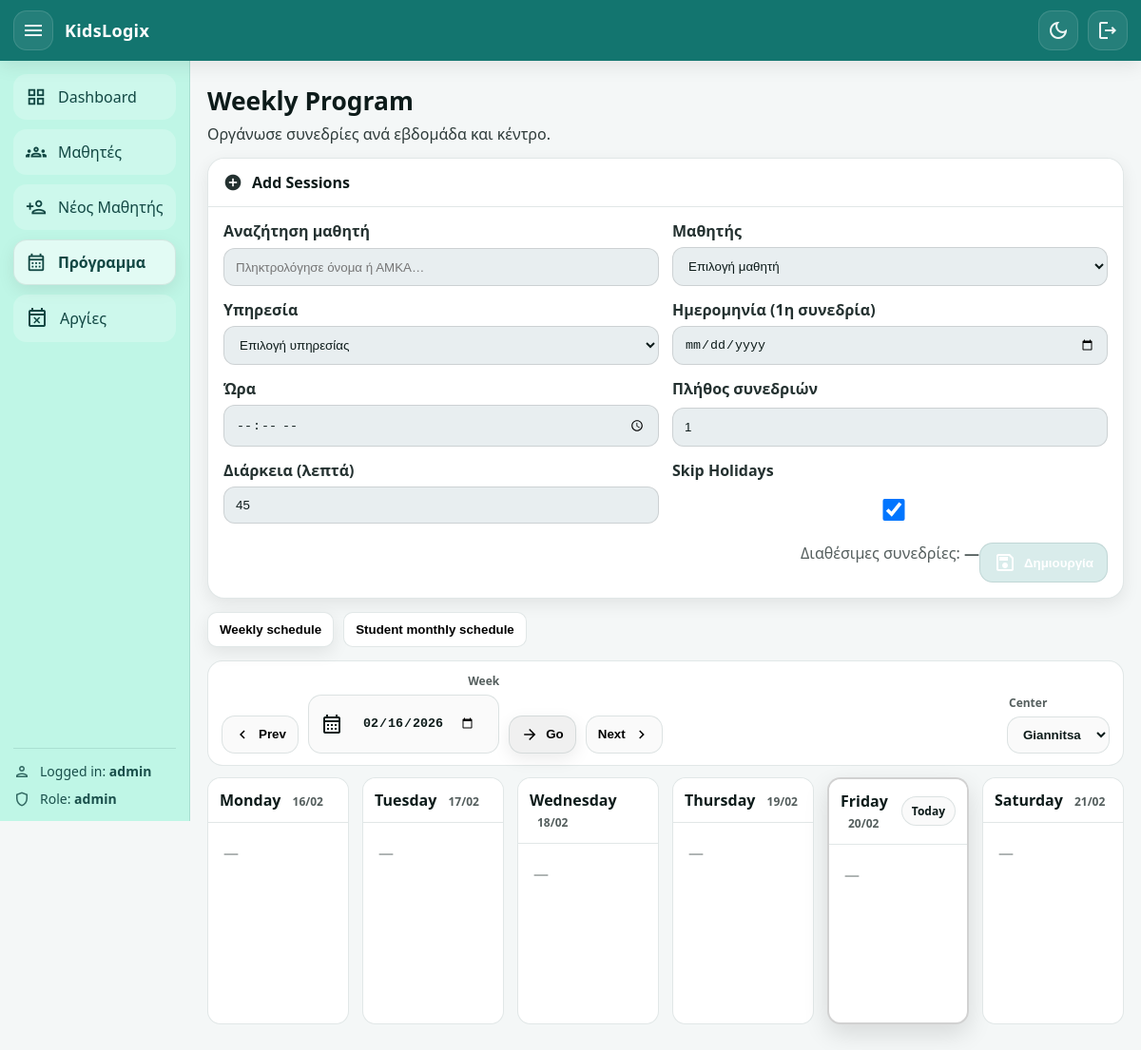
Before: /schedule (signed in) with the older database file.
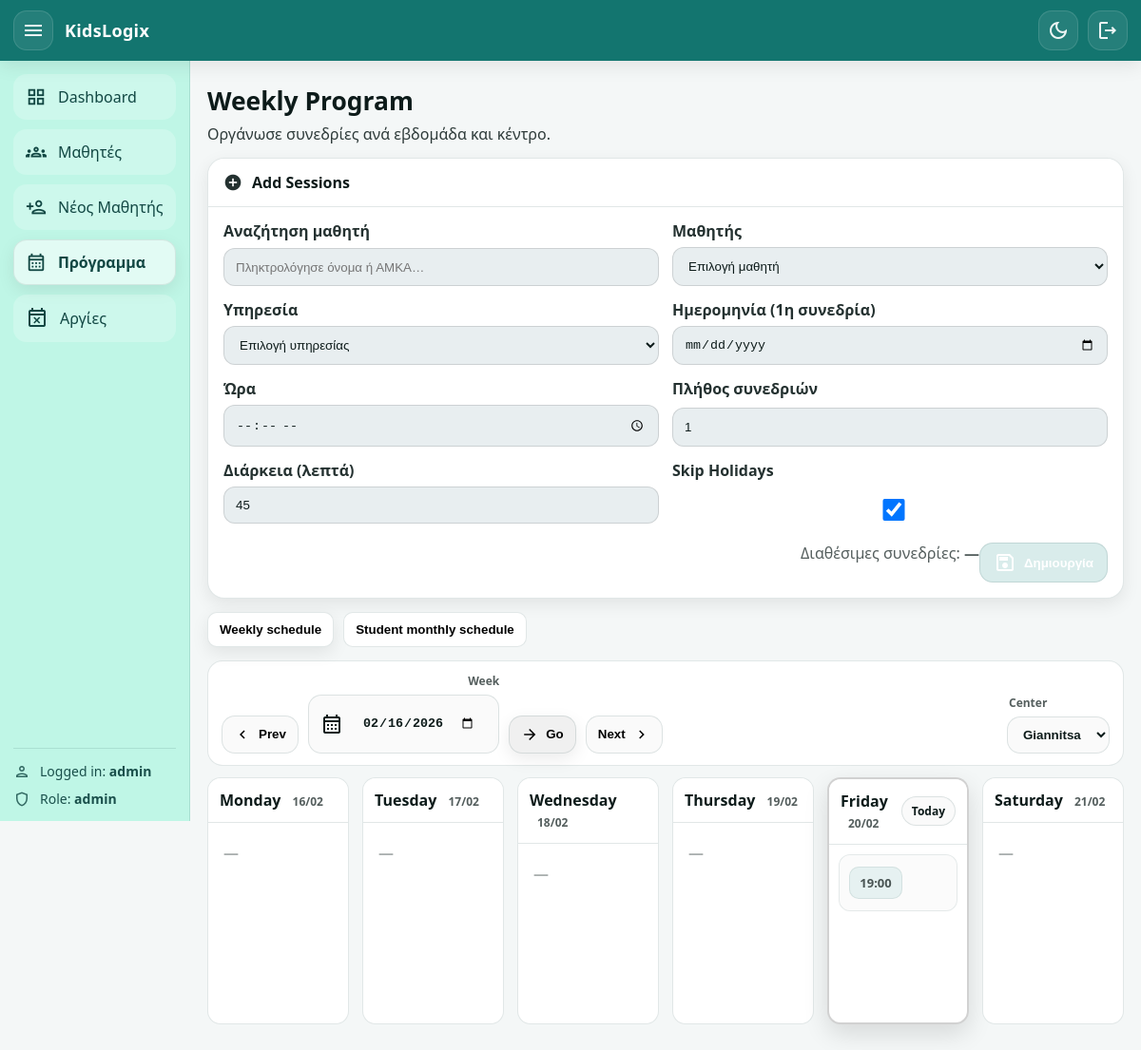
After: the same page with the newer database file.
### app/models.py (models this page shows)
class Appointment(Base):
    __tablename__ = "appointments"
    id: Mapped[int] = mapped_column(Integer, primary_key=True, autoincrement=True)
    student_amka: Mapped[str] = mapped_column(
        ForeignKey("students.amka", ondelete="CASCADE"), nullable=False
    )
    service_id: Mapped[int] = mapped_column(
        ForeignKey("services.id", ondelete="CASCADE"), nullable=False
    )
    center: Mapped[str] = mapped_column(String(20), nullable=False)
    day: Mapped[date] = mapped_column(Date, nullable=False)
    start_time: Mapped[time] = mapped_column(Time, nullable=False)
    duration_min: Mapped[int | None] = mapped_column(Integer, nullable=True)
    status: Mapped[str] = mapped_column(
        String(20), nullable=False, default="scheduled"
    )
    created_at: Mapped[datetime] = mapped_column(
        DateTime, default=datetime.utcnow, nullable=False
    )
    student: Mapped["Student"] = relationship(back_populates="appointments")
    service: Mapped["Service"] = relationship(back_populates="appointments")

### app/routers/web.py (the view)
@router.get("/schedule", response_class=HTMLResponse)
def schedule_page(
    request: Request,
    db: Session = Depends(get_db),
    user: User = Depends(get_current_user),
    center: str | None = None,
    week: str | None = None,
):
    today = date.today()
    base = parse_date(week or "") or today
    week_start = start_of_week(base)
    prev_week = (week_start - timedelta(days=7)).isoformat()
    next_week = (week_start + timedelta(days=7)).isoformat()
    days = []
    labels = ["Δευτέρα", "Τρίτη", "Τετάρτη", "Πέμπτη", "Παρασκευή", "Σάββατο"]
    for i in range(6):
        d = week_start + timedelta(days=i)
        days.append(
            {
                "label": labels[i],
                "date": d,
                "date_iso": d.isoformat(),
                "date_str": d.strftime("%d/%m/%Y"),
            }
        )
    center = normalize_center(center) if center else "Giannitsa"
    week_end = week_start + timedelta(days=5)
    appointments = (
        db.query(Appointment)
        .options(joinedload(Appointment.student), joinedload(Appointment.service))
        .filter(Appointment.center == center)
        .filter(Appointment.day >= week_start)
        .filter(Appointment.day <= week_end)
        .filter(Appointment.status.in_(["scheduled", "completed"]))  # προαιρετικό
        .order_by(Appointment.day.asc(), Appointment.start_time.asc())
        .all()
    )
    week_days = [x["date"] for x in days]
    appointments_by_day: dict[str, list[Appointment]] = {d.isoformat(): [] for d in week_days}
    for ap in appointments:
        appointments_by_day[ap.day.isoformat()].append(ap)
    students = db.query(Student).order_by(Student.last_name.asc(), Student.first_name.asc()).all()
    services = db.query(Service).order_by(Service.name.asc()).all()
    totals = (
        db.query(
            StudentService.student_amka,
            StudentService.service_id,
            func.coalesce(StudentService.total_sessions, 0),
        )
        .all()
    )
    totals_map = {(amka, int(sid)): int(total or 0) for (amka, sid, total) in totals}
    completed = (
        db.query(
            Appointment.student_amka,
            Appointment.service_id,
            func.count(Appointment.id),
        )
        .filter(Appointment.status == "completed")
        .group_by(Appointment.student_amka, Appointment.service_id)
        .all()
    )
    completed_map = {(amka, int(sid)): int(cnt or 0) for (amka, sid, cnt) in completed}
    remaining_js_map: dict[str, int] = {}
    for (amka, sid), total in totals_map.items():
        done = completed_map.get((amka, sid), 0)
        remaining_js_map[f"{amka}|{sid}"] = max(int(total) - int(done), 0)
    remaining_js = json.dumps(remaining_js_map)
    week_days = [x["date"] for x in days]  # list[date] (Mon..Sat)
    appointments_by_day: dict[str, list[Appointment]] = {d.isoformat(): [] for d in week_days}
    for ap in appointments:
        appointments_by_day[ap.day.isoformat()].append(ap)
    return templates.TemplateResponse(
        "schedule.html",
        {
            "request": request,
            "user": user,
            "page": "schedule",
            "students": students,
            "services": services,
            "centers": CENTERS,
            "center": center,
            "week_start": week_start,
            "week_start_str": week_start.isoformat(),
            "days": days,  # αν το χρειάζεσαι αλλού
            "remaining_js": remaining_js,
            "today": today,
            "prev_week": prev_week,
            "next_week": next_week,
            "week_days": week_days,
            "appointments_by_day": appointments_by_day,
        },
    )

### app/templates/schedule.html (shortened to what the changed rows need)
{% extends "base.html" %}
{% block content %}
<div class="page-head">
  <div>
    <h1 class="page-title">Weekly Program</h1>
  </div>
</div>
<div class="card">
  <div class="card-head">
    <div class="card-title">
      <h2>Add Sessions</h2>
    </div>
  </div>
</div>
<div id="weeklyView">
  <div class="weekly-list">
    {% for d in week_days %}
      {% set key = d.isoformat() %}
      <div class="day-column {% if today and key == today.isoformat() %}is-today{% endif %}">
        <div class="day-header">
          <div class="day-title">
            {{ d.strftime("%A") }}
            <span class="day-date">{{ d.strftime("%d/%m") }}</span>
          </div>
          {% if today and key == today.isoformat() %}
            <span class="today-pill">Today</span>
          {% endif %}
        </div>
        <div class="day-body">
          {% set day_aps = appointments_by_day.get(key, []) %}
          {% if day_aps %}
            {% for ap in day_aps %}
              <div class="ap-card {{ ap.status }}">
                <div class="ap-time">{{ ap.start_time.strftime("%H:%M") }}</div>
              </div>
            {% endfor %}
          {% else %}
            <div class="empty-day">—</div>
          {% endif %}
        </div>
      </div>
    {% endfor %}
  </div>
</div>
{% endblock %}

Changed rows visible on the page:
added Appointment: start_time "19:00"
